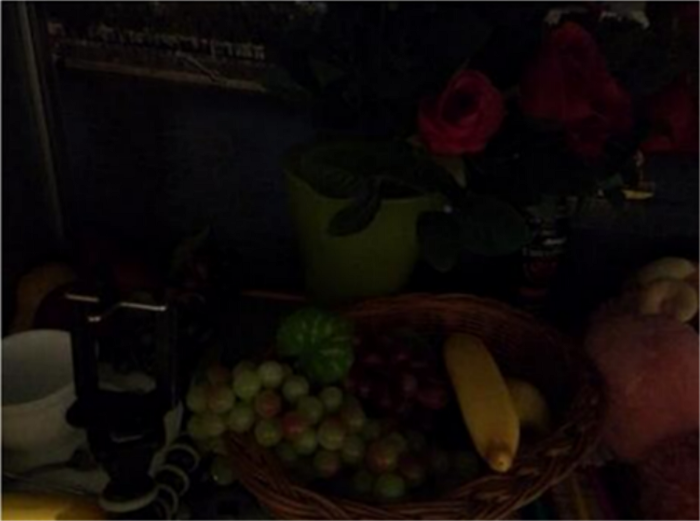
#> input picture ImproveIlluminationNightTime/dark.png, 700 x 521 px
$ python improve_illumination.py
#> lines starting #> are read from the running program, lines starting #| are printed output that depends on the picture
# https://learnopencv.com/improving-illumination-in-night-time-images/
# https://github.com/spmallick/learnopencv/tree/master/Improving-Illumination-in-Night-Time-Images/python

import cv2
import numpy as np

from itertools import combinations_with_replacement
from collections import defaultdict

import numpy as np
from numpy.linalg import inv

B, G, R = 0, 1, 2  # index for convenience


def boxfilter(I, r):
    """Fast box filter implementation.
    Parameters
    ----------
    I:  a single channel/gray image data normalized to [0.0, 1.0]
    r:  window radius
    Return
    -----------
    The filtered image data.
    """
    M, N = I.shape
    dest = np.zeros((M, N))
    # print(I)

    # cumulative sum over Y axis (tate-houkou no wa)
    sumY = np.cumsum(I, axis=0)
    # print('sumY:{}'.format(sumY))
    # difference over Y axis
    dest[: r + 1] = sumY[r : 2 * r + 1]  # top r+1 lines
    dest[r + 1 : M - r] = sumY[2 * r + 1 :] - sumY[: M - 2 * r - 1]
    # print(sumY[2*r + 1:]) # from 2*r+1 to end lines
    # print(sumY[:M - 2*r - 1]) # same lines of above, from start
    # tile replicate sumY[-1] and line them up to match the shape of (r, 1)
    dest[-r:] = (
        np.tile(sumY[-1], (r, 1)) - sumY[M - 2 * r - 1 : M - r - 1]
    )  # bottom r lines

    # cumulative sum over X axis
    sumX = np.cumsum(dest, axis=1)
    # print('sumX:{}'.format(sumX))
    # difference over X axis
    dest[:, : r + 1] = sumX[:, r : 2 * r + 1]  # left r+1 columns
    dest[:, r + 1 : N - r] = sumX[:, 2 * r + 1 :] - sumX[:, : N - 2 * r - 1]
    dest[:, -r:] = (
        np.tile(sumX[:, -1][:, None], (1, r)) - sumX[:, N - 2 * r - 1 : N - r - 1]
    )  # right r columns

    # print(dest)

    return dest


def guided_filter(I, p, r=15, eps=1e-3):
    """Refine a filter under the guidance of another (RGB) image.
    Parameters
    -----------
    I:   an M * N * 3 RGB image for guidance.
    p:   the M * N filter to be guided. transmission is used for this case.
    r:   the radius of the guidance
    eps: epsilon for the guided filter
    Return
    -----------
    The guided filter.
    """
    M, N = p.shape
    base = boxfilter(np.ones((M, N)), r)  # this is needed for regularization

    # each channel of I filtered with the mean filter. this is myu.
    means = [boxfilter(I[:, :, i], r) / base for i in range(3)]

    # p filtered with the mean filter
    mean_p = boxfilter(p, r) / base

    # filter I with p then filter it with the mean filter
    means_IP = [boxfilter(I[:, :, i] * p, r) / base for i in range(3)]

    # covariance of (I, p) in each local patch
    covIP = [means_IP[i] - means[i] * mean_p for i in range(3)]

    # variance of I in each local patch: the matrix Sigma in ECCV10 eq.14
    var = defaultdict(dict)
    for i, j in combinations_with_replacement(range(3), 2):
        var[i][j] = boxfilter(I[:, :, i] * I[:, :, j], r) / base - means[i] * means[j]

    a = np.zeros((M, N, 3))
    for y, x in np.ndindex(M, N):
        #         rr, rg, rb
        # Sigma = rg, gg, gb
        #         rb, gb, bb
        Sigma = np.array(
            [
                [var[B][B][y, x], var[B][G][y, x], var[B][R][y, x]],
                [var[B][G][y, x], var[G][G][y, x], var[G][R][y, x]],
                [var[B][R][y, x], var[G][R][y, x], var[R][R][y, x]],
            ]
        )
        cov = np.array([c[y, x] for c in covIP])
        a[y, x] = np.dot(cov, inv(Sigma + eps * np.eye(3)))  # eq 14

    # ECCV10 eq.15
    b = mean_p - a[:, :, R] * means[R] - a[:, :, G] * means[G] - a[:, :, B] * means[B]

    # ECCV10 eq.16
    q = (
        boxfilter(a[:, :, R], r) * I[:, :, R]
        + boxfilter(a[:, :, G], r) * I[:, :, G]
        + boxfilter(a[:, :, B], r) * I[:, :, B]
        + boxfilter(b, r)
    ) / base

    return q


def get_illumination_channel(I, w):
    M, N, _ = I.shape
    # Padding for channels
    padded = np.pad(
        I, ((int(w / 2), int(w / 2)), (int(w / 2), int(w / 2)), (0, 0)), "edge"
    )
    darkch = np.zeros((M, N))
    brightch = np.zeros((M, N))

    for i, j in np.ndindex(darkch.shape):
        darkch[i, j] = np.min(padded[i : i + w, j : j + w, :])  # Dark channel
        brightch[i, j] = np.max(padded[i : i + w, j : j + w, :])  # Bright channel

    return darkch, brightch


def get_atmosphere(I, brightch, p=0.1):
    M, N = brightch.shape
    flatI = I.reshape(M * N, 3)  # Reshaping image array
    flatbright = brightch.ravel()  # Flattening image array

    searchidx = (-flatbright).argsort()[: int(M * N * p)]  # Sorting and slicing
    A = np.mean(flatI.take(searchidx, axis=0), dtype=np.float64, axis=0)
    return A


def get_initial_transmission(A, brightch):
    A_c = np.max(A)
    init_t = (brightch - A_c) / (1.0 - A_c)  # Finding initial transmission map
    return (init_t - np.min(init_t)) / (
        np.max(init_t) - np.min(init_t)
    )  # Normalized initial transmission map


def get_corrected_transmission(I, A, darkch, brightch, init_t, alpha, omega, w):
    im = np.empty(I.shape, I.dtype)
    for ind in range(0, 3):
        im[:, :, ind] = (
            I[:, :, ind] / A[ind]
        )  # Divide pixel values by atmospheric light

    dark_c, _ = get_illumination_channel(im, w)  # Dark channel transmission map
    dark_t = 1 - omega * dark_c  # Corrected dark transmission map
    corrected_t = (
        init_t  # Initializing corrected transmission map with initial transmission map
    )
    diffch = brightch - darkch

    for i in range(diffch.shape[0]):
        for j in range(diffch.shape[1]):
            if diffch[i, j] < alpha:
                corrected_t[i, j] = dark_t[i, j] * init_t[i, j]

    return np.abs(corrected_t)


def get_final_image(I, A, refined_t, tmin):
    # Duplicating the channel of 2D refined map to 3 channels
    refined_t_broadcasted = np.broadcast_to(
        refined_t[:, :, None], (refined_t.shape[0], refined_t.shape[1], 3)
    )
    J = (I - A) / (
        np.where(refined_t_broadcasted < tmin, tmin, refined_t_broadcasted)
    )  # Finding result
    return (J - np.min(J)) / (np.max(J) - np.min(J))  # Normalized image


def reduce_init_t(init_t):
    init_t = (init_t * 255).astype(np.uint8)
    xp = [0, 32, 255]
    fp = [0, 32, 48]
    x = np.arange(256)  # Creating array [0 .. 255]
    table = np.interp(x, xp, fp).astype(
        "uint8t"
    )  # Interpreting fp according to xp in range of x
    init_t = cv2.LUT(init_t, table)  # Lookup table
    init_t = init_t.astype(np.float64) / 255  # Normalizing the transmission map
    return init_t


def dehaze(I, tmin=0.1, w=15, alpha=0.4, omega=0.75, p=0.1, eps=1e-3, reduce=False):
    m, n, _ = I.shape
    Idark, Ibright = get_illumination_channel(I, w)
    A = get_atmosphere(I, Ibright, p)

    init_t = get_initial_transmission(A, Ibright)
    if reduce:
        init_t = reduce_init_t(init_t)
    corrected_t = get_corrected_transmission(
        I, A, Idark, Ibright, init_t, alpha, omega, w
    )

    normI = (I - I.min()) / (I.max() - I.min())
    refined_t = guided_filter(normI, corrected_t, w, eps)
    J_refined = get_final_image(I, A, refined_t, tmin)

    enhanced = (J_refined * 255).astype(np.uint8)
    f_enhanced = cv2.detailEnhance(enhanced, sigma_s=10, sigma_r=0.15)
    f_enhanced = cv2.edgePreservingFilter(f_enhanced, flags=1, sigma_s=64, sigma_r=0.2)
    return f_enhanced


im = cv2.imread("dark.png")
#> im is the input picture: shape (521, 700, 3); mean B, G, R 8.4, 10.7, 16.6
orig = im.copy()

I = np.asfarray(im)
I = I[:, :, :3] / 255

f_enhanced = dehaze(I)
#> after the loop in get_illumination_channel, `for i, j in np.ndindex(darkch.shape):`:
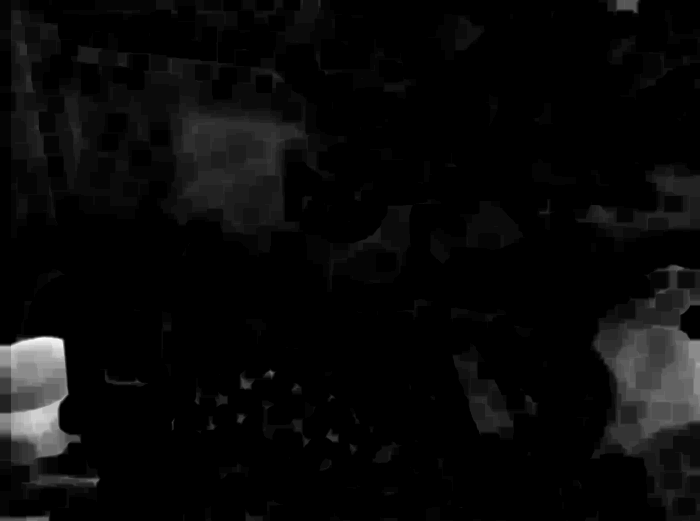
#> darkch: shape (521, 700) float64; min 0, max 0.173, mean 0.0063; drawn with min black and max white
#> in get_atmosphere, `A = np.mean(flatI.take(searchidx, axis=0), dtype=np.float64, axis=0)`: A = [0.0823, 0.121, 0.176]
#> in get_initial_transmission, `A_c = np.max(A)`: A_c = 0.176
#> call 2 of get_illumination_channel, with w = 15
#> after the loop in get_illumination_channel (call 2), `for i, j in np.ndindex(darkch.shape):`:
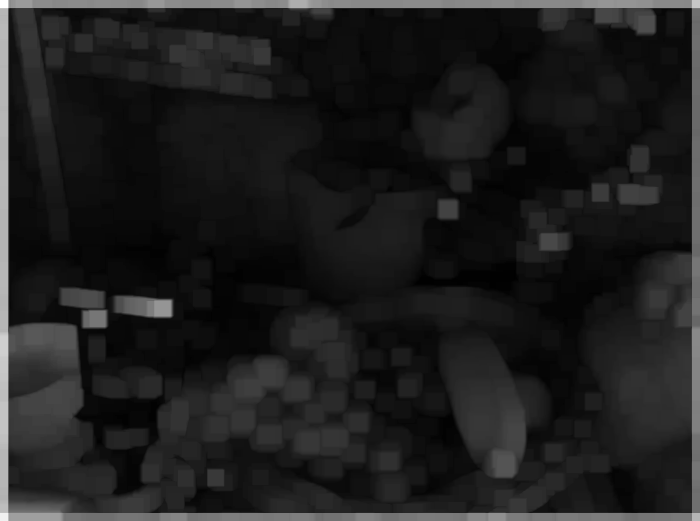
#> brightch: shape (521, 700) float64; min 0.0476, max 8.24, mean 1.04; drawn with min black and max white
#> in get_corrected_transmission, `dark_t = 1 - omega * dark_c`:
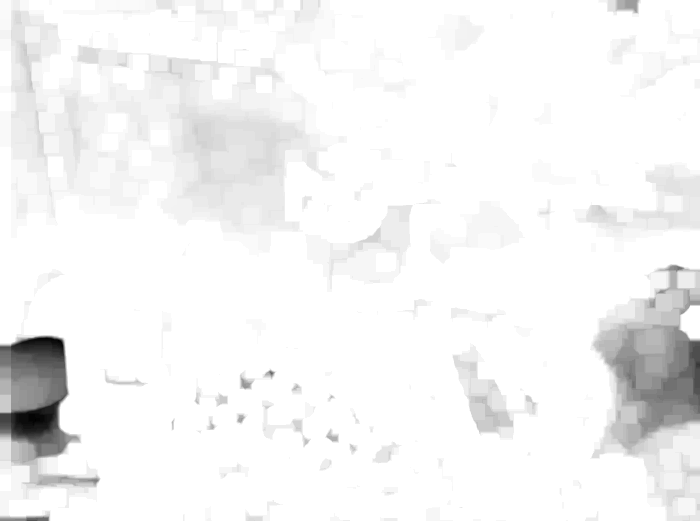
#> dark_t: shape (521, 700) float64; min -0.0546, max 1, mean 0.956; drawn with min black and max white
#> after the loop in get_corrected_transmission, `for i in range(diffch.shape[0]):`:
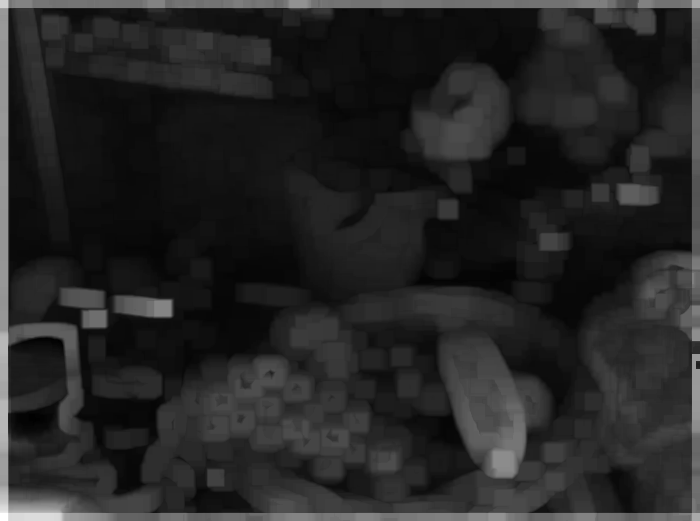
#> corrected_t: shape (521, 700) float64; min -0.0196, max 1, mean 0.131; drawn with min black and max white
#> in boxfilter, `sumY = np.cumsum(I, axis=0)`: I: shape (521, 700) float64; every value is 1
#> in boxfilter, `dest[:, -r:] = ( np.tile(sumX[:, -1][:, None], (1, r)) - sumX[:, N - 2..`: dest: shape (521, 700) float64; min 256, max 961, mean 936.2
#> in boxfilter (call 2), `dest[-r:] = ( np.tile(sumY[-1], (r, 1)) - sumY[M - 2 * r - 1 : M - r -..`: dest: shape (521, 700) float64; min 0, max 20.01, mean 1.2
#> in boxfilter (call 2), `dest[:, : r + 1] = sumX[:, r : 2 * r + 1]`: dest: shape (521, 700) float64; min 0, max 201.6, mean 2.7
#> in boxfilter (call 2), `dest[:, -r:] = ( np.tile(sumX[:, -1][:, None], (1, r)) - sumX[:, N - 2..`: dest: shape (521, 700) float64; min 4.83, max 205.4, mean 35.4
#> call 3 of boxfilter, with r = 15
#> in boxfilter (call 3), `dest[-r:] = ( np.tile(sumY[-1], (r, 1)) - sumY[M - 2 * r - 1 : M - r -..`: dest: shape (521, 700) float64; min 0, max 22.15, mean 1.5
#> in boxfilter (call 3), `dest[:, : r + 1] = sumX[:, r : 2 * r + 1]`: dest: shape (521, 700) float64; min 0, max 297.2, mean 3.3
#> in boxfilter (call 3), `dest[:, -r:] = ( np.tile(sumX[:, -1][:, None], (1, r)) - sumX[:, N - 2..`:
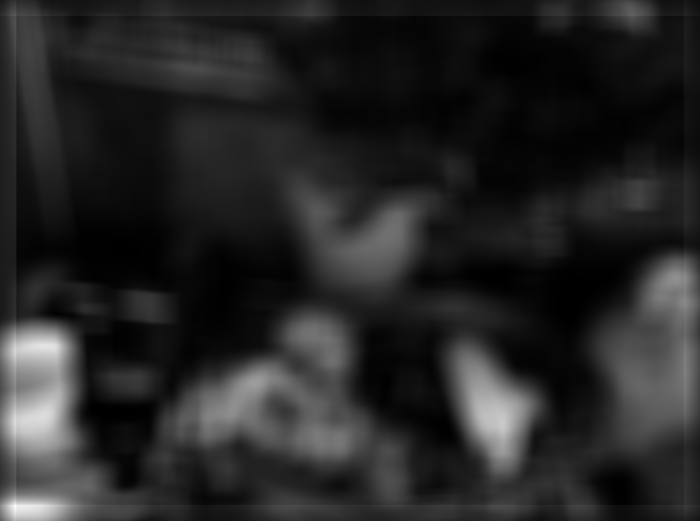
#> dest: shape (521, 700) float64; min 0.0379, max 297.2, mean 45.4; drawn with min black and max white
#> call 4 of boxfilter, with r = 15
#> in boxfilter (call 4), `dest[-r:] = ( np.tile(sumY[-1], (r, 1)) - sumY[M - 2 * r - 1 : M - r -..`:
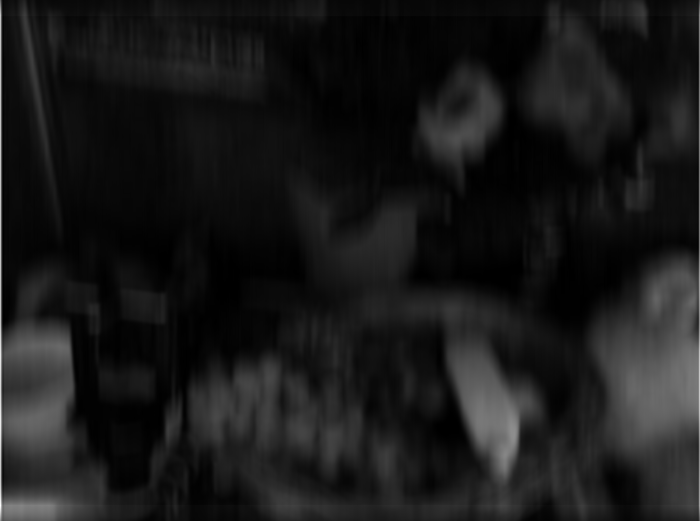
#> dest: shape (521, 700) float64; min 0, max 23.68, mean 2.4; drawn with min black and max white
#> in boxfilter (call 4), `sumX = np.cumsum(dest, axis=1)`:
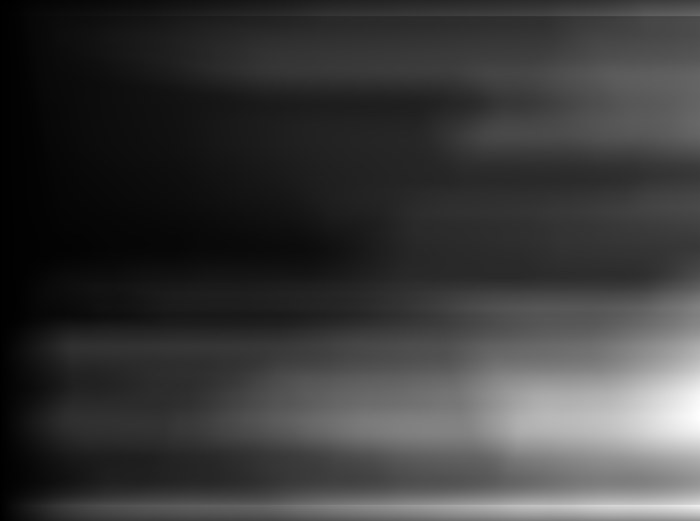
#> sumX: shape (521, 700) float64; min 9.59, max 3292, mean 770.2; drawn with min black and max white
#> in guided_filter, `means = [boxfilter(I[:, :, i], r) / base for i in range(3)]`: means = 3 items
#> the loop in guided_filter, `for y, x in np.ndindex(M, N):` made 364700 passes
#> cov on passes 1 to 3: [0.0126, 0.0119, 0.0116], [0.0127, 0.0119, 0.0116], [0.0127, 0.0118, 0.0116]

cv2.imshow("Original", orig)
cv2.imshow("F_enhanced", f_enhanced)
cv2.waitKey(0)
